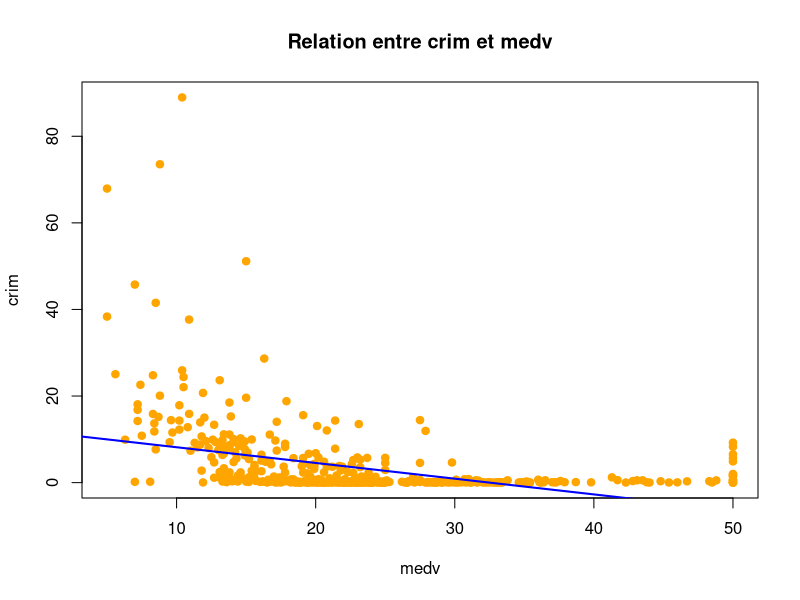

Generate this figure with R:
library (mlbench)
data(BostonHousing)
names(BostonHousing) #afficher les colonnes (les variables) du dataset
Reg1 =lm(crim~medv, data=BostonHousing) #regression linéaire simple
Reg1 #afficher reg1
summary(Reg1)

#Interpretation :  Y^ = -0.362 X + 11.7965
#Sa^ = -0.36316 et t = a^/Sa^= -9.46
# H0 "a=0" vs H1="a<>0"
# sous H0 : T=-9.46 
# t(alpha/2)(504) =  ?? table de student
# Residual standard error c'est racine s^2

plot(BostonHousing$medv, BostonHousing$crim,
     main = "Relation entre crim et medv",
     xlab ="medv",
     ylab ="crim",
     pch = 19,
     col = "orange")

abline(Reg1, col="blue", lwd=2)
     
     
     
new_data <- data.frame(medv =  28)
predicted_crim <- predict(Reg1, newdata = new_data)
print(paste("Prédiction pour medv = 28 :", predicted_crim))

Reg2 =lm(crim ~.,data=BostonHousing) #regression multiple
Reg2
summary(Reg2)
